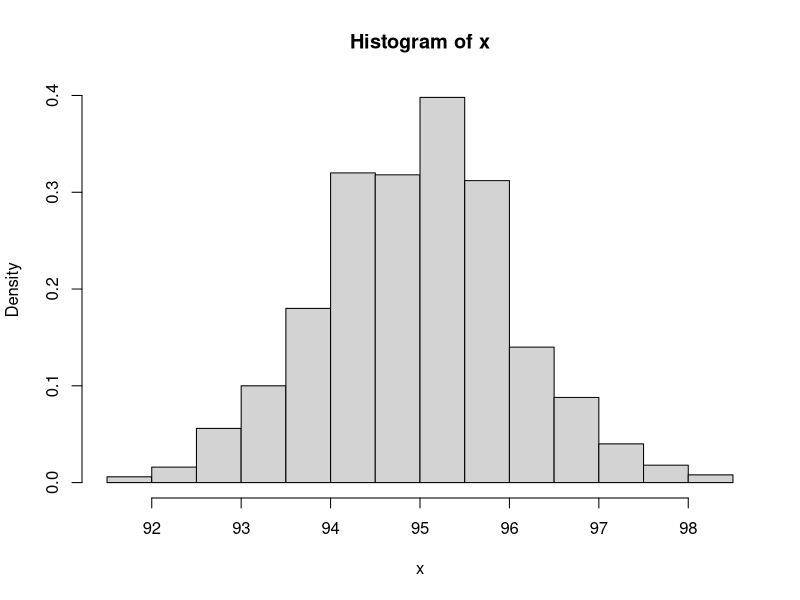
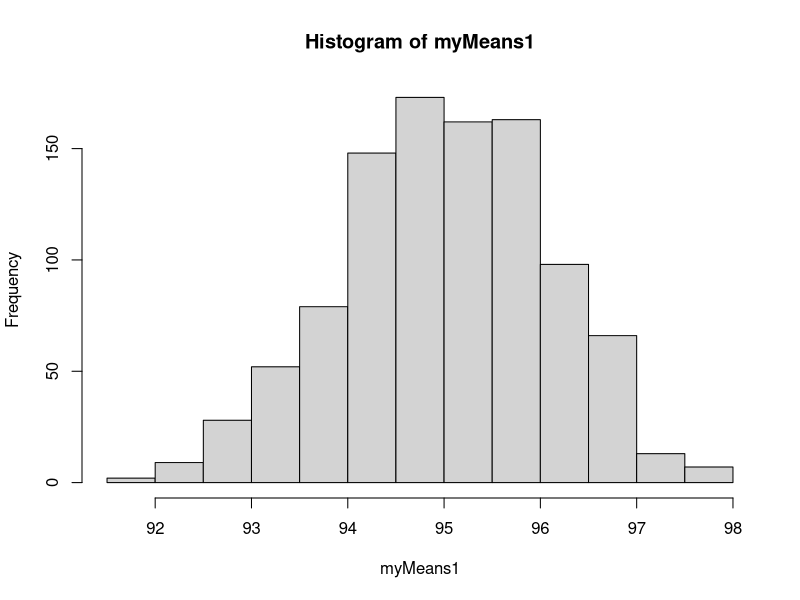
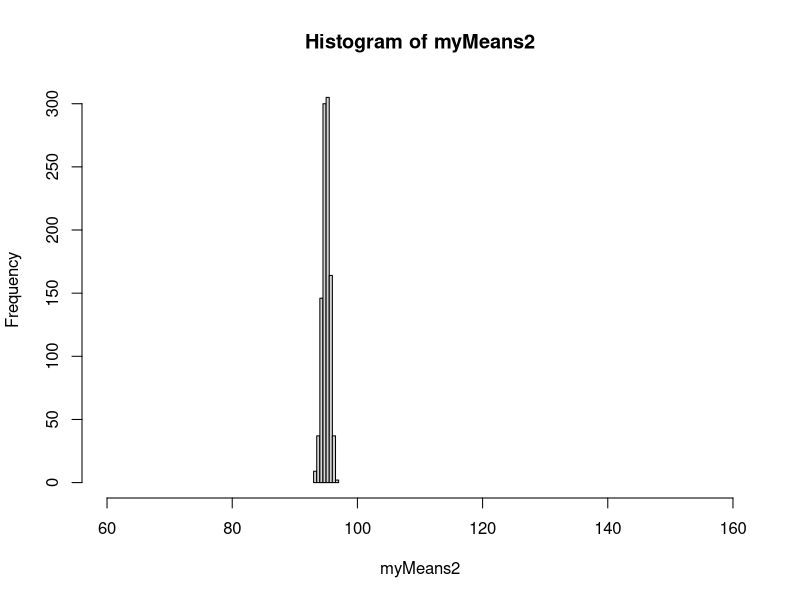
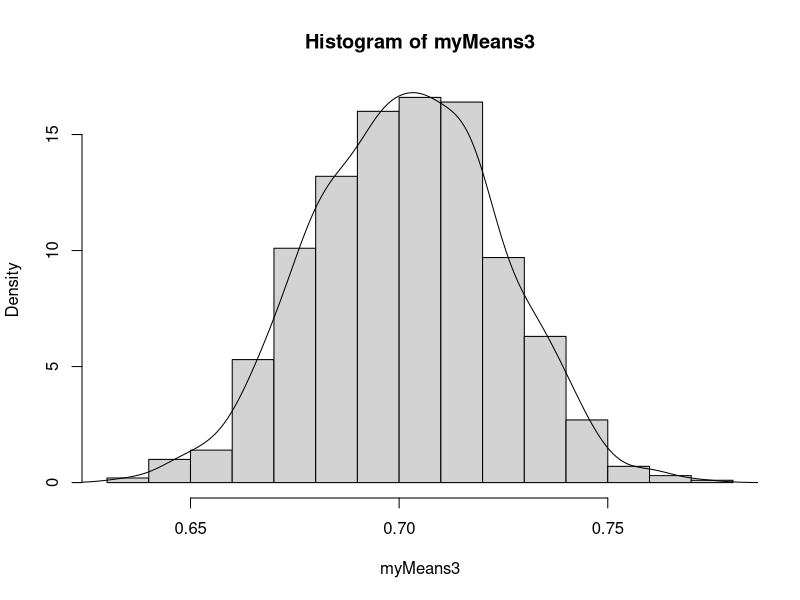
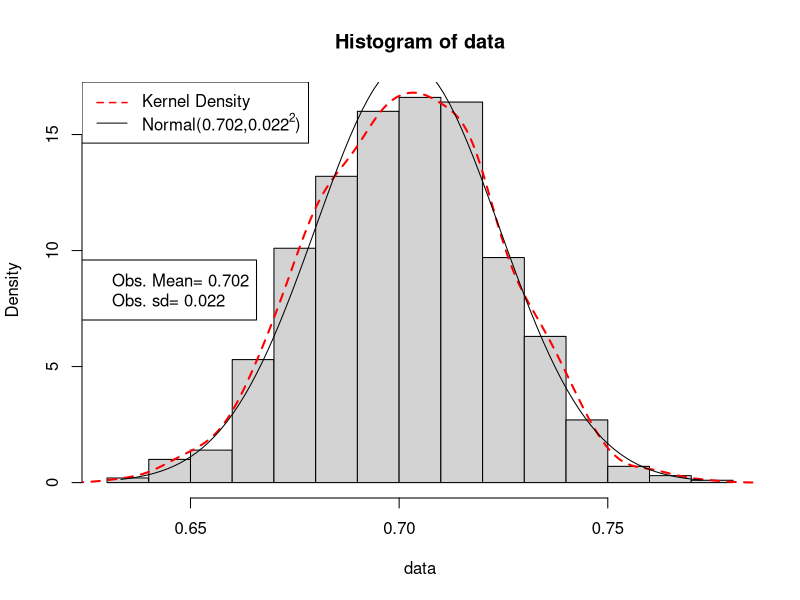

Generate these figures, in order, with R:
########################################################
### Psyc 650/790 and Pols 706                        ###
### Lab 3: Exercises on importing data and CLT      ###
########################################################

###### 3.1 Exercises on importing data ######
########################################################
### 1. Download text data (.txt) and stata data (.dta)
### Please go to this webpage 
### http://pj.freefaculty.org/stat/ps706/student-Ex1/
### and download any data you want for both formats.
###
### 2. Download SPSS data (.sav)
### Go to
### http://pj.freefaculty.org/guides/stat/Regression/BankSalaryExample-Loess_or_Moderator
### and download bank.sav.
########################################################

###### Exercise #0 Working directory ######
### Before we try to read in data, make sure the 
### working directory has been correctly defined.

### A good habit is to start an .R file from your
### the directory where you save your data so that
### R will know that which directory you are currently
### working in. No need to run setwd() any more.
### To check your working directory, type
getwd()

### In case you start R in a different way,
### run setwd("whatever the directory is")
### to manually set your working directory.

## Because I am using Windows, I have to switch "\" to "/"
setwd("C:/Fan-Class/2012-2013/2013_Spring_TA_Psyc790/Lab/lab3")

## If you are using Mac, 
setwd("/Fan-Class/2012-2013/2013_Spring_TA_Psyc790/Lab/lab3")


###### Exercise #1 Reading a text file ######
### We can use read.table to read in .txt data
### For example, 
dat1 <- read.table("student-1.txt", header=TRUE)


###### Exercise #2 Reading a stata data file ######
### There is no function for reading stata files in the R base package.
### We need to install the "foreign" package first,
### and use the read.dta() function.
install.packages("foreign")
library(foreign)
help(package="foreign")
dat2 <- read.dta("student-2.dta")


###### Exercise #3 Reading a SPSS data file ######
### For SPSS data files, we can use read.spss() function 
### in the "foreign" package.
# install.packages("foreign")
# library(foreign)
dat3 <- read.spss("bank.sav", to.data.frame = TRUE)


###### 3.2 A demonstration of the central limit theorem (CLT) ######
########################################################
### Recall that 
### 1. A statistic is a value derived from a random sample. 
### 2. The distribution of a statistic is called sampling distribution.
### 3. The sampling distribution of mean for large sample size is normal. 
########################################################

###### Exercise #4 Sampling distribution ######
# Create a numeric vector with 1000 elements, all equal 0. 
#----------------------------------------------- 
# x <- numeric(1000)
#-----------------------------------------------
 
# Draw one random sample with 453 random numbers from a normal distribution;
# Compute the mean, and save the value;
# Repeat it 1000 times.
#-----------------------------------------------
# x[1] <- mean(rnorm(453, mean=95, sd=23))
# x[2] <- mean(rnorm(453, mean=95, sd=23))
# x[3] <- mean(rnorm(453, mean=95, sd=23))
# x[4] <- mean(rnorm(453, mean=95, sd=23))
# .....................
# x[1000] <- mean(rnorm(453, mean=95, sd=23))
#-----------------------------------------------

# All the 1000 sample means form a sampling distribution.
#----------------------------------------------- 
# hist(x, prob=TRUE)
#-----------------------------------------------

# I don't really want to run the above steps because
# it requires 1000 lines of code to compute the sample means.
# But here is a more convenient way to do the same thing. 
x <- numeric(1000)
for (i in 1:1000){
	x[i] <- mean(rnorm(453, mean=95, sd=23)) # mu is 95 and sigma is 23
}
hist(x, prob=TRUE)

### The for() loop method is clear but slow when scaled up. 
### A more efficient way is to use sapply() function.
getNormalMean <- function(mu){
    e <- rnorm(453, mean = mu, sd = 23)
    mean(e)
}

# To get one mean
getNormalMean(95)

# To get 1000 means
myMu <- rep(95, 1000)  ## create 1000 mus
myMeans1 <- sapply(myMu, getNormalMean) # First argument is "mu" from myMu.
hist(myMeans1)



###### Exercise #5 CLT (1) ######
## Let's play around with the sample size N
getNormalMean <- function(mu, N){
    e <- rnorm(N, mean = mu, sd = 23)
    mean(e)
}

myMu <- rep(95, 1000) ## create 1000 mus
# Then specify sigma and N in the sapply() function
myMeans2 <- sapply(myMu, getNormalMean, N = 1500) # what if N=1500?
hist(myMeans2, xlim=c(60,160))



###### Exercise #6 CLT (2) ######
### How about other distributions?
getPoissonMean <- function(lambda, N){
    e <- rpois(N, lambda)
    mean(e)
}
myLambda <- rep(0.7, 1000) ## create 1000 lambdas
myMeans3 <- sapply(myLambda, getPoissonMean, N = 1500) # what if N=1500?
hist(myMeans3, prob = TRUE)
lines(density(myMeans3))

# Here is a function for making Kernal Density and normal line in the same figure
drawHist <- function(data){
  hist(data, prob=T)
  lines(density(data), col="red", lty=2, lwd=2)
  cr <- range(data)
  ind <- seq(cr[1], cr[2], length.out=100)
  cm1 <- round(mean(data), 3)
  cs1 <- round(sd(data), 3)
  nprob <- dnorm(ind, m=cm1, s=cs1)
  lines(ind, nprob, lty=1, col="black")
  nlab <- bquote(paste("Normal(", .(round(cm1,3)),",", .(round(cs1,3))^2,")"))
  legend("topleft",legend=c("Kernel Density", as.expression(nlab)), lty=c(2,1),
		col=c("red","black"), lwd=c(1.5,1))
  legend("left", legend=c(paste("Obs. Mean=", cm1),paste("Obs. sd=",cs1)))
}
drawHist(myMeans3)



###### Exercise #7 CLT (3) ######
## Go to Prof. Johnson's webpage
## http://pj.freefaculty.org/guides/Rcourse/WorkingExamples/distributions-gamma-04.R
## See how CLT applies to a gamma distribution.
